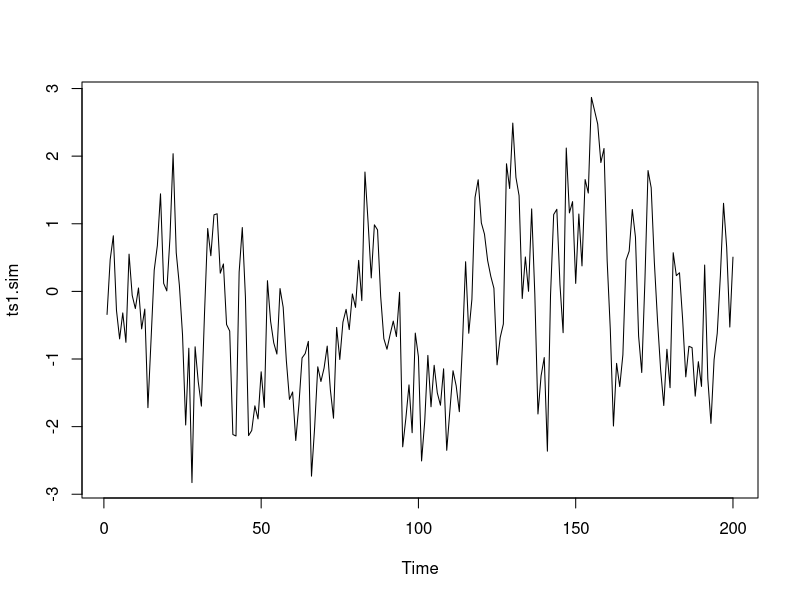
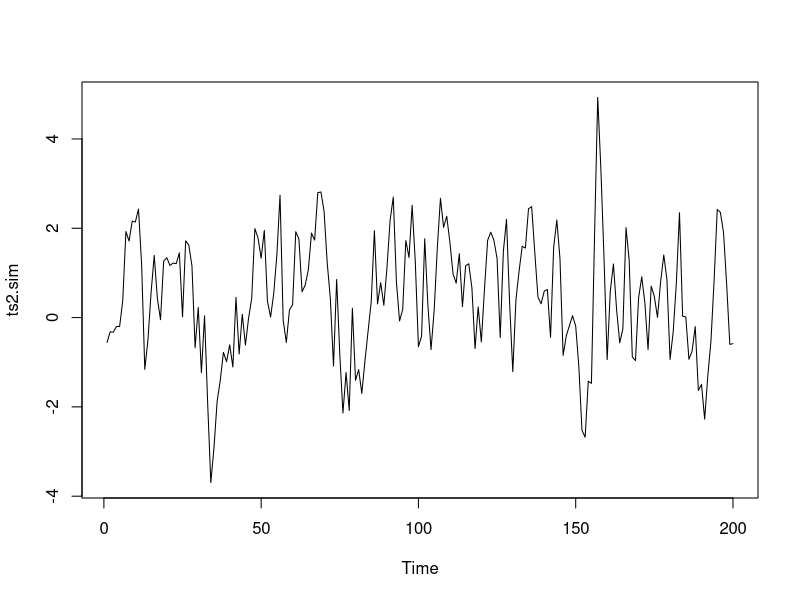

Reproduce these figures in R, in order. (Note: this script raises an error after producing the figures.)
ts1.sim <- arima.sim(list(order = c(1,0,0), ar = 0.7), n = 200)
ts2.sim <- arima.sim(list(order = c(1,0,0), ar = 0.7), n = 200)
ts.plot(ts1.sim)
ts.plot(ts2.sim)
model <- arima(ts.sim, order = c(1, 0, 0))
summary(model)


timeSeriesModel <- function(i)
{
  setMKLthreads(1)
  txt <- RxTextData(paste0("timeseriesfolder/sku", i, ".csv"), delimiter = ",", fileSystem = fileSystemToUse)
  x <- rxDataStep(txt)$x
  model <- arima(x, order = c(1, 0, 0))
  return(model)
}

cc <- rxSparkConnect(reset = TRUE) 

fileSystemToUse <- RxHdfsFileSystem()
results <- rxExec(timeSeriesModel, elemArgs = 1:1000, execObjects = c("fileSystemToUse"))

rxSparkDisconnect(cc)


cc <- rxSparkConnect(reset = TRUE) 

delayFunc <- function(keys, data) { 
  df <- rxImport(inData = data) 
  rxLinMod(ArrDelay ~ CRSDepTime, data = df) 
} 

airlineData <- 
  RxTextData( 
    "/example/data/MRSSampleData/AirlineDemoSmall.csv", 
    firstRowIsColNames = TRUE,
    colInfo = list( 
      ArrDelay = list(type = "numeric"), 
      DayOfWeek = list(type = "factor") 
    ), 
    fileSystem = RxHdfsFileSystem() 
  ) 

returnObjs <- rxExecBy(inData=airlineData, keys=c("DayOfWeek"), func=delayFunc)  

returnObjs[[1]]$key
returnObjs[[1]]$result

# transform objs to a data frame
do.call(rbind, lapply(returnObjs, unlist))

rxSparkDisconnect(cc)

##############################################################################
# run analytics with RxSpark compute context
##############################################################################
# start Spark app
sparkCC <- rxSparkConnect()

# define function to compute average delay
".AverageDelay" <- function(keys, data) {
  df <- rxDataStep(data)
  mean(df$ArrDelay, na.rm = TRUE)
}

# define colInfo
colInfo <-
  list(
    ArrDelay = list(type = "numeric"),
    CRSDepTime = list(type = "numeric"),
    DayOfWeek = list(type = "string")
  )

# create text data source with airline data
textData <-
  RxTextData(
    file = "/example/data/MRSSampleData/AirlineDemoSmall.csv",
    firstRowIsColNames = TRUE,
    colInfo = colInfo,
    fileSystem = RxHdfsFileSystem()
  )

# group textData by day of week and get average delay on each day
objs <- rxExecBy(textData, keys = c("DayOfWeek"), func = .AverageDelay)

# transform objs to a data frame
do.call(rbind, lapply(objs, unlist))

# stop Spark app
rxSparkDisconnect(sparkCC)